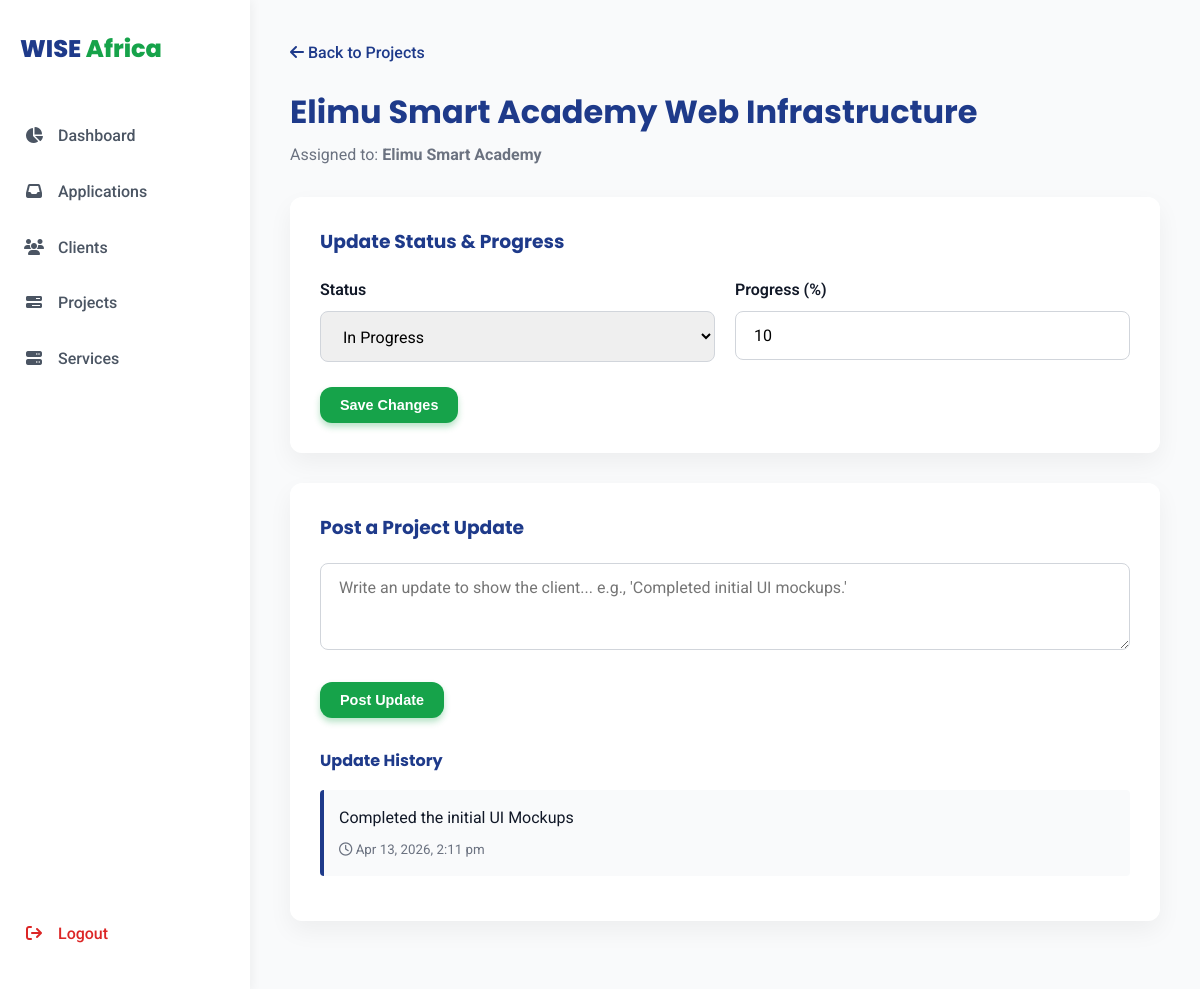
The page /admin/project_manage.php?id=2 (signed in) on the database its author committed.
### tables this page shows
CREATE TABLE `projects` (
  `id` int(11) NOT NULL,
  `client_id` int(11) NOT NULL,
  `project_name` varchar(255) NOT NULL,
  `description` text,
  `status` enum('in_progress','active','inactive','completed') DEFAULT 'in_progress',
  `progress_percentage` int(3) DEFAULT '0',
  `start_date` date DEFAULT NULL,
  `end_date` date DEFAULT NULL,
  `created_at` timestamp NOT NULL DEFAULT CURRENT_TIMESTAMP
);

CREATE TABLE `clients` (
  `id` int(11) NOT NULL,
  `organization_name` varchar(255) NOT NULL,
  `email` varchar(255) NOT NULL,
  `phone` varchar(50) NOT NULL,
  `password` varchar(255) NOT NULL,
  `status` enum('active','inactive') DEFAULT 'active',
  `created_at` timestamp NOT NULL DEFAULT CURRENT_TIMESTAMP
);

CREATE TABLE `project_updates` (
  `id` int(11) NOT NULL,
  `project_id` int(11) NOT NULL,
  `update_message` text NOT NULL,
  `created_at` timestamp NOT NULL DEFAULT CURRENT_TIMESTAMP
);

### admin/project_manage.php (the view, shortened to what this page needs)
<?php
require_once '../includes/db.php';
$projectId = intval($_GET['id']);
$stmt = $conn->prepare("SELECT p.*, c.organization_name FROM projects p JOIN clients c ON p.client_id = c.id WHERE p.id = ?");
$stmt->bind_param("i", $projectId);
$stmt->execute();
$project = $stmt->get_result()->fetch_assoc();
$stmtUpdates = $conn->prepare("SELECT * FROM project_updates WHERE project_id = ? ORDER BY created_at DESC");
$stmtUpdates->bind_param("i", $projectId);
$stmtUpdates->execute();
$updates = $stmtUpdates->get_result();
?>
<!DOCTYPE html>
<html lang="en">
<head>
    <link rel="stylesheet" href="https://cdnjs.cloudflare.com/ajax/libs/font-awesome/6.4.0/css/all.min.css">
    <link rel="stylesheet" href="../assets/css/style.css">
</head>
<body>
    <div class="admin-layout">
        <?php include 'sidebar.php'; ?>
        <main class="main-content">
            <div style="margin-bottom: 20px;">
                <a href="projects.php" style="color: var(--primary-blue); text-decoration: none; font-weight: 500;"><i class="fa-solid fa-arrow-left"></i> Back to Projects</a>
            </div>
            <h1 style="margin-bottom: 5px;"><?php echo htmlspecialchars($project['project_name']); ?></h1>
            <p style="color: #6B7280; margin-bottom: 30px;">Assigned to: <strong><?php echo htmlspecialchars($project['organization_name']); ?></strong></p>
            <div class="card fade-in">
                <h3 style="margin-bottom: 20px;">Update Status & Progress</h3>
                <form action="project_manage.php?id=<?php echo $projectId; ?>" method="POST">
                    <div class="form-row">
                        <div class="form-group">
                            <label>Status</label>
                            <select name="status" class="form-control" style="cursor: pointer; appearance: auto;">
                                <option value="in_progress" <?php if($project['status'] == 'in_progress') echo 'selected'; ?>>In Progress</option>
                            </select>
                        </div>
                        <div class="form-group">
                            <label>Progress (%)</label>
                            <input type="number" name="progress_percentage" class="form-control" min="0" max="100" value="<?php echo $project['progress_percentage']; ?>">
                        </div>
                    </div>
                    <button type="submit" class="btn btn-primary" style="padding: 10px 20px; font-size: 0.9rem;">Save Changes</button>
                </form>
            </div>
            <div class="card fade-in" style="animation-delay: 0.1s;">
                <h3 style="margin-bottom: 20px;">Post a Project Update</h3>
                <form action="project_manage.php?id=<?php echo $projectId; ?>" method="POST" style="margin-bottom: 30px;">
                    <div class="form-group">
                        <textarea name="update_message" class="form-control" rows="3" placeholder="Write an update to show the client... e.g., 'Completed initial UI mockups.'" required></textarea>
                    </div>
                    <button type="submit" class="btn btn-primary" style="padding: 10px 20px; font-size: 0.9rem;">Post Update</button>
                </form>
                <h4>Update History</h4>
                <?php if ($updates->num_rows > 0): ?>
                    <?php while($u = $updates->fetch_assoc()): ?>
                        <div class="update-box">
                            <p style="margin-bottom: 5px; color: #111827;"><?php echo nl2br(htmlspecialchars($u['update_message'])); ?></p>
                            <small style="color: #6B7280;"><i class="fa-regular fa-clock"></i> <?php echo date('M j, Y, g:i a', strtotime($u['created_at'])); ?></small>
                        </div>
                    <?php endwhile; ?>
                <?php else: ?>
                    <p style="color: #6B7280; font-size: 0.9rem;">No updates posted yet.</p>
                <?php endif; ?>
            </div>
        </main>
    </div>
</body>
</html>

### assets/css/style.css (style rules this page uses)
:root { --primary-blue: #1E3A8A; --secondary-green: #16A34A; --light-bg: #F9FAFB; --dark-text: #111827; --accent: #2563EB; --white: #FFFFFF; --border-radius: 12px; --box-shadow: 0 10px 25px rgba(0, 0, 0, 0.05); --hover-shadow: 0 15px 35px rgba(0, 0, 0, 0.1); --transition-speed: 0.3s; }
* { margin: 0; padding: 0; box-sizing: border-box; }
html { scroll-behavior: smooth; }
body { font-family: 'Roboto', 'Open Sans', sans-serif; color: var(--dark-text); background-color: var(--light-bg); line-height: 1.6; }
h1, h2, h3, h4, h5, h6 { font-family: 'Poppins', 'Montserrat', sans-serif; font-weight: 700; margin-bottom: 1rem; color: var(--primary-blue); }
a { text-decoration: none; color: inherit; transition: color var(--transition-speed); }
.btn { display: inline-block; padding: 12px 28px; border-radius: var(--border-radius); font-weight: 600; text-align: center; cursor: pointer; transition: all var(--transition-speed); border: none; }
.btn-primary { background-color: var(--secondary-green); color: var(--white); box-shadow: 0 4px 6px rgba(22, 163, 74, 0.3); }
.form-group { margin-bottom: 25px; }
.form-group label { display: block; margin-bottom: 8px; font-weight: 600; color: var(--dark-text); }
.form-control { width: 100%; padding: 14px 18px; border: 1px solid #D1D5DB; border-radius: 8px; font-family: inherit; font-size: 1rem; transition: all var(--transition-speed); }
.fade-in { opacity: 0; animation: fadeIn ease-in 1; animation-fill-mode: forwards; animation-duration: 0.8s; }

### admin/project_manage.php (style rules this page uses)
.admin-layout { display: flex; min-height: 100vh; background: var(--light-bg); }
.main-content { flex: 1; padding: 40px; overflow-y: auto; }
.card { background: var(--white); padding: 30px; border-radius: var(--border-radius); box-shadow: var(--box-shadow); margin-bottom: 30px; }
.form-row { display: grid; grid-template-columns: 1fr 1fr; gap: 20px; }
.update-box { background: #F9FAFB; border-left: 4px solid var(--primary-blue); padding: 15px; margin-bottom: 15px; border-radius: 4px; }

### rows shown on the page
projects: project_name "Elimu Smart Academy Web Infrastructure", client.organization_name "Elimu Smart Academy", status "In Progress", progress_percentage "10"
project_updates: update_message "Completed the initial UI Mockups", created_at "Apr 13, 2026, 2:11 pm"
